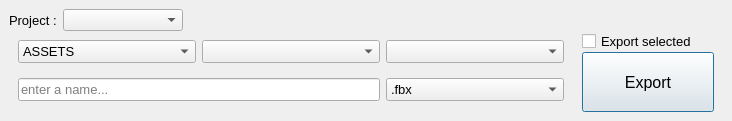
<?xml version="1.0" encoding="UTF-8"?>
<ui version="4.0">
 <class>MainWindow</class>
 <widget class="QDialog" name="MainWindow">
  <property name="geometry">
   <rect>
    <x>0</x>
    <y>0</y>
    <width>732</width>
    <height>120</height>
   </rect>
  </property>
  <property name="windowTitle">
   <string>MainWindow</string>
  </property>
  <layout class="QHBoxLayout" name="horizontalLayout_3">
   <property name="spacing">
    <number>0</number>
   </property>
   <property name="leftMargin">
    <number>0</number>
   </property>
   <property name="topMargin">
    <number>0</number>
   </property>
   <property name="rightMargin">
    <number>0</number>
   </property>
   <property name="bottomMargin">
    <number>0</number>
   </property>
   <item>
    <layout class="QGridLayout" name="gridLayout_3">
     <property name="leftMargin">
      <number>0</number>
     </property>
     <property name="topMargin">
      <number>0</number>
     </property>
     <property name="rightMargin">
      <number>0</number>
     </property>
     <property name="bottomMargin">
      <number>0</number>
     </property>
     <property name="spacing">
      <number>0</number>
     </property>
     <item row="0" column="0">
      <widget class="QWidget" name="widget" native="true">
       <layout class="QHBoxLayout" name="horizontalLayout">
        <property name="leftMargin">
         <number>9</number>
        </property>
        <property name="topMargin">
         <number>9</number>
        </property>
        <property name="bottomMargin">
         <number>0</number>
        </property>
        <item>
         <widget class="QLabel" name="label">
          <property name="font">
           <font>
            <pointsize>10</pointsize>
           </font>
          </property>
          <property name="text">
           <string>Project :</string>
          </property>
         </widget>
        </item>
        <item>
         <widget class="QComboBox" name="cb_project">
          <property name="minimumSize">
           <size>
            <width>120</width>
            <height>0</height>
           </size>
          </property>
         </widget>
        </item>
        <item>
         <spacer name="horizontalSpacer">
          <property name="orientation">
           <enum>Qt::Horizontal</enum>
          </property>
          <property name="sizeHint" stdset="0">
           <size>
            <width>40</width>
            <height>20</height>
           </size>
          </property>
         </spacer>
        </item>
       </layout>
      </widget>
     </item>
     <item row="1" column="0">
      <widget class="QWidget" name="widget_2" native="true">
       <layout class="QHBoxLayout" name="horizontalLayout_2">
        <property name="spacing">
         <number>0</number>
        </property>
        <property name="topMargin">
         <number>0</number>
        </property>
        <property name="bottomMargin">
         <number>0</number>
        </property>
        <item>
         <widget class="QWidget" name="widget_5" native="true">
          <property name="maximumSize">
           <size>
            <width>16777215</width>
            <height>100</height>
           </size>
          </property>
          <layout class="QGridLayout" name="gridLayout_2">
           <property name="topMargin">
            <number>0</number>
           </property>
           <item row="0" column="1">
            <widget class="QComboBox" name="cb_shot">
             <property name="font">
              <font>
               <pointsize>10</pointsize>
              </font>
             </property>
            </widget>
           </item>
           <item row="0" column="0">
            <widget class="QComboBox" name="cb_type">
             <property name="font">
              <font>
               <pointsize>10</pointsize>
              </font>
             </property>
             <item>
              <property name="text">
               <string>ASSETS</string>
              </property>
             </item>
             <item>
              <property name="text">
               <string>SHOTS</string>
              </property>
             </item>
             <item>
              <property name="text">
               <string>RND</string>
              </property>
             </item>
            </widget>
           </item>
           <item row="0" column="2">
            <widget class="QComboBox" name="cb_kind">
             <property name="font">
              <font>
               <pointsize>10</pointsize>
              </font>
             </property>
            </widget>
           </item>
           <item row="1" column="0" colspan="2">
            <widget class="QLineEdit" name="le_name">
             <property name="font">
              <font>
               <pointsize>10</pointsize>
              </font>
             </property>
             <property name="placeholderText">
              <string>enter a name...</string>
             </property>
            </widget>
           </item>
           <item row="1" column="2">
            <widget class="QComboBox" name="cb_format">
             <property name="font">
              <font>
               <pointsize>10</pointsize>
              </font>
             </property>
             <item>
              <property name="text">
               <string>.fbx</string>
              </property>
             </item>
             <item>
              <property name="text">
               <string>.obj</string>
              </property>
             </item>
            </widget>
           </item>
          </layout>
         </widget>
        </item>
        <item>
         <widget class="QWidget" name="widget_4" native="true">
          <property name="maximumSize">
           <size>
            <width>150</width>
            <height>16777215</height>
           </size>
          </property>
          <layout class="QVBoxLayout" name="verticalLayout">
           <property name="spacing">
            <number>0</number>
           </property>
           <property name="topMargin">
            <number>0</number>
           </property>
           <item>
            <widget class="QCheckBox" name="cb_export_selected">
             <property name="font">
              <font>
               <pointsize>10</pointsize>
              </font>
             </property>
             <property name="text">
              <string>Export selected</string>
             </property>
            </widget>
           </item>
           <item>
            <widget class="QPushButton" name="pb_export">
             <property name="minimumSize">
              <size>
               <width>0</width>
               <height>60</height>
              </size>
             </property>
             <property name="font">
              <font>
               <pointsize>12</pointsize>
              </font>
             </property>
             <property name="text">
              <string>Export</string>
             </property>
            </widget>
           </item>
          </layout>
         </widget>
        </item>
       </layout>
      </widget>
     </item>
    </layout>
   </item>
  </layout>
 </widget>
 <resources/>
 <connections/>
</ui>
